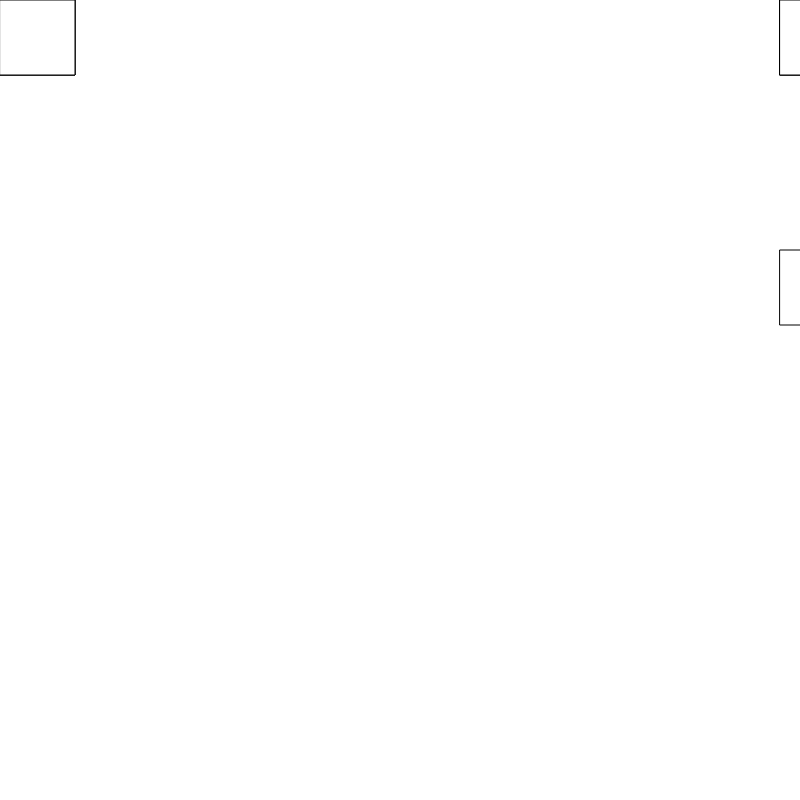
Frame 1 (no input)
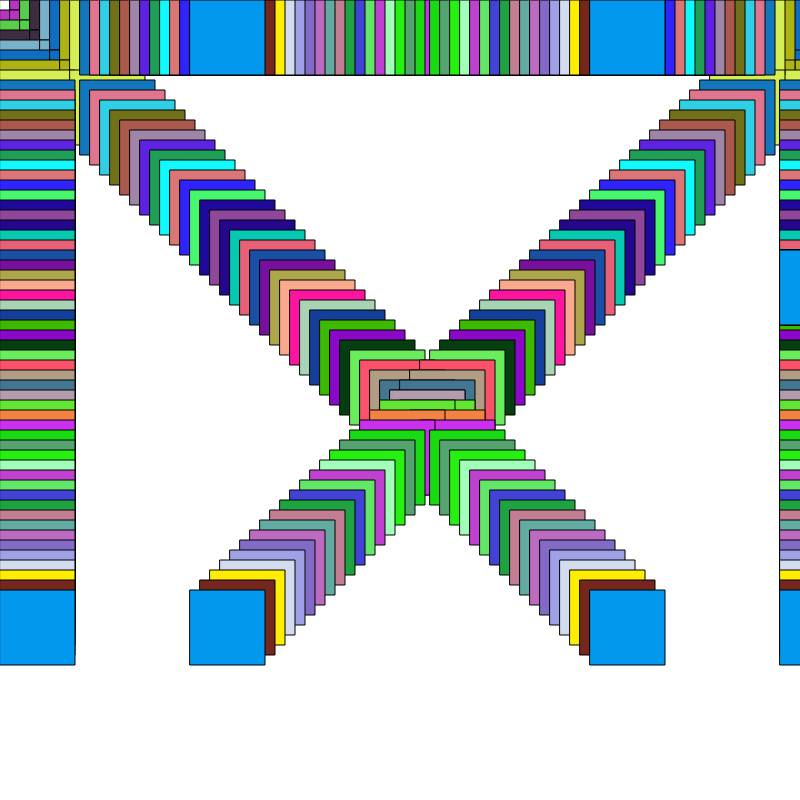
Frame 60 (no input)
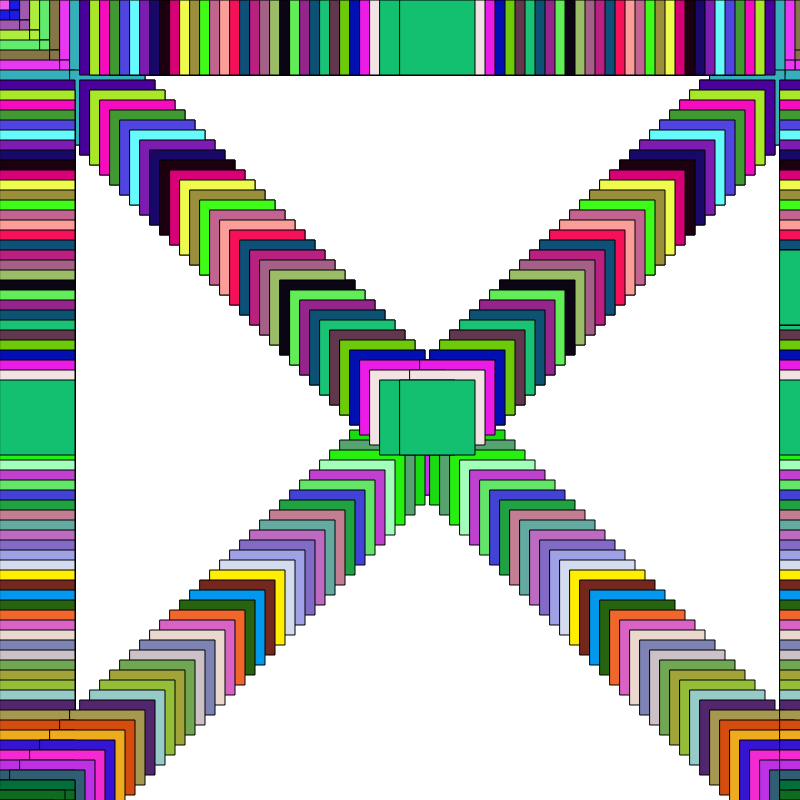
Frame 120 (the mouse pressed at the canvas centre since frame 60)

The p5.js sketch that drew these frames (run headless with seeded random() and noise() and a simulated clock; from frame 60 on, the mouse is pressed at the canvas centre):

// p5.js sketch
// ── sketch.js







var offset = 0
function setup() { 
  createCanvas(800, 800)
}

function draw() {
  rect ( 0 + offset,  0, 75)  
  rect ( 0,0 + offset,75)
  rect ( 0 + offset,0 + offset, 75)
  rect ( 780,0+offset,75)
  rect ( 780-offset,0,75)
  rect ( 780-offset,0+offset,75)
  rect ( 780, 250, 75)

fill (random (255), random (255), random (255),)
  offset=offset + 10;

  if (offset > 800 ) {
    offset = 0 
  }
     
  
  
  
}
